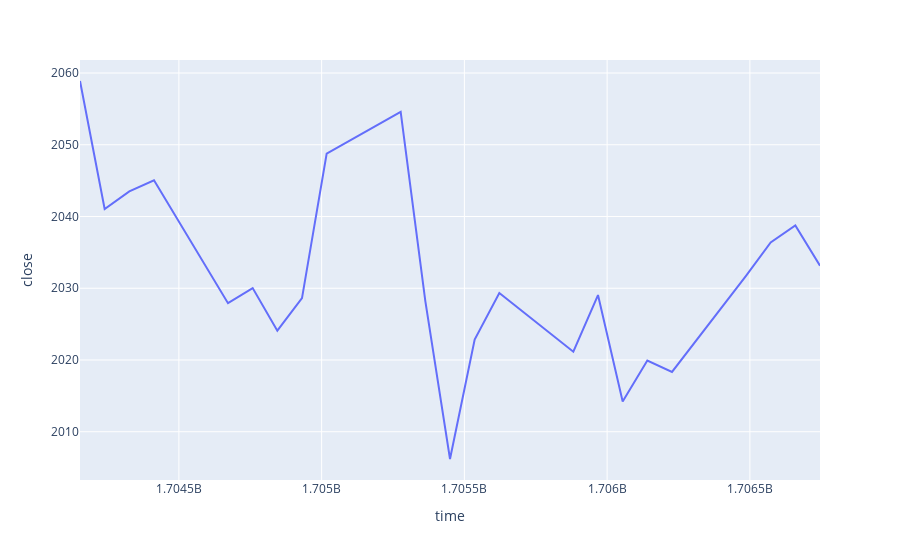

Here is the notebook cell this chart was saved with:
### Code cell
rates = mt.copy_rates_range("XAUUSD", mt.TIMEFRAME_D1, datetime(2024, 1, 1), datetime.now())
ohlc_data = pd.DataFrame(rates)
fig = px.line(ohlc_data, x=ohlc_data["time"], y=ohlc_data["close"])
fig

### Figure 1 — Plotly figure (JSON) as saved in the notebook; plotly's stock layout.template omitted (floating-point values rounded to 4 significant figures)
{"data": [{"hovertemplate": "time=%{x}<br>close=%{y}<extra></extra>", "legendgroup": "", "line": {"color": "#636efa", "dash": "solid"}, "marker": {"symbol": "circle"}, "mode": "lines", "name": "", "orientation": "v", "showlegend": false, "type": "scatter", "x": [1704153600, 1704240000, 1704326400, 1704412800, 1704672000, 1704758400, 1704844800, 1704931200, 1705017600, 1705276800, 1705363200, 1705449600, 1705536000, 1705622400, 1705881600, 1705968000, 1706054400, 1706140800, 1706227200, 1706486400, 1706572800, 1706659200, 1706745600], "xaxis": "x", "y": [2059.0, 2041.0, 2044.0, 2045.0, 2028.0, 2030.0, 2024.0, 2029.0, 2049.0, 2055.0, 2028.0, 2006.0, 2023.0, 2029.0, 2021.0, 2029.0, 2014.0, 2020.0, 2018.0, 2032.0, 2036.0, 2039.0, 2033.0], "yaxis": "y"}], "layout": {"legend": {"tracegroupgap": 0}, "margin": {"t": 60}, "xaxis": {"anchor": "y", "domain": [0, 1], "title": {"text": "time"}}, "yaxis": {"anchor": "x", "domain": [0, 1], "title": {"text": "close"}}}}
